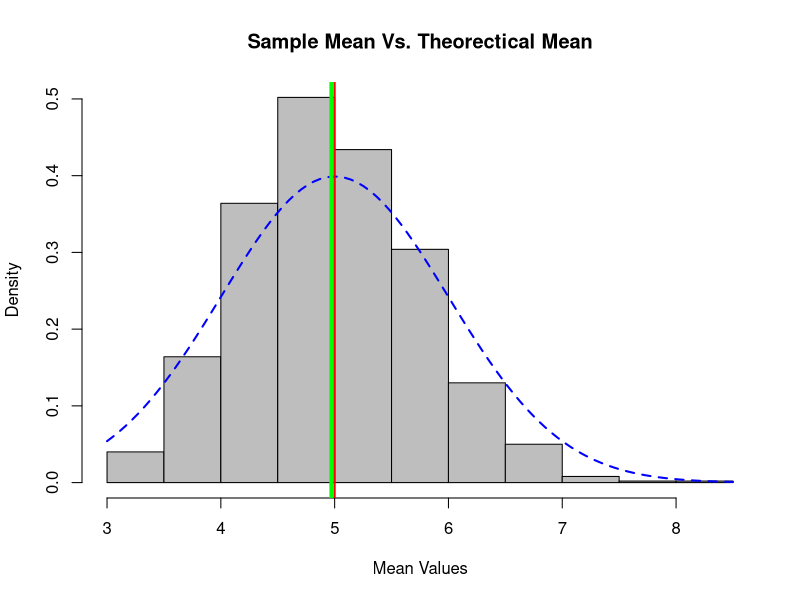
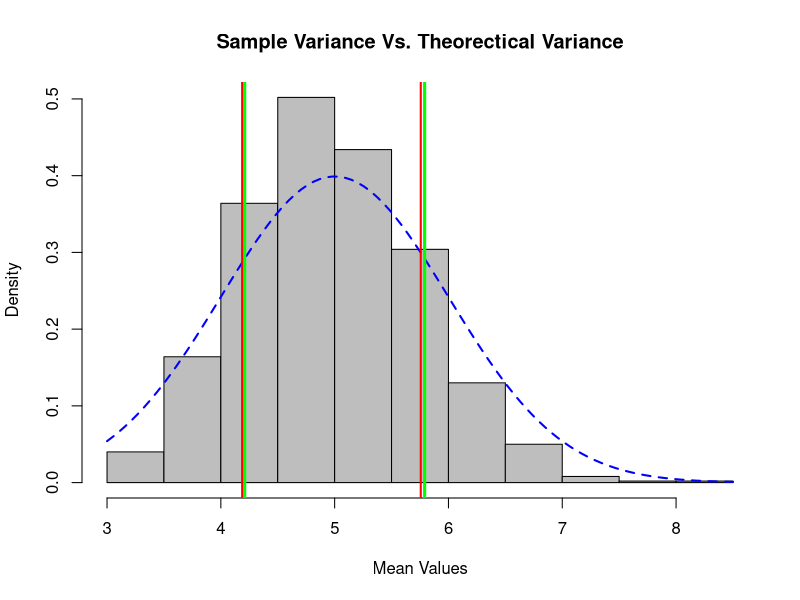
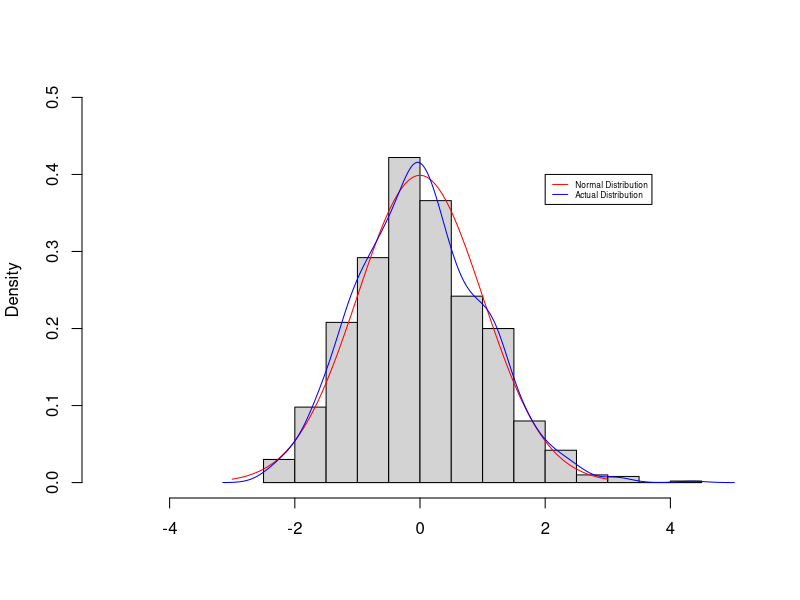
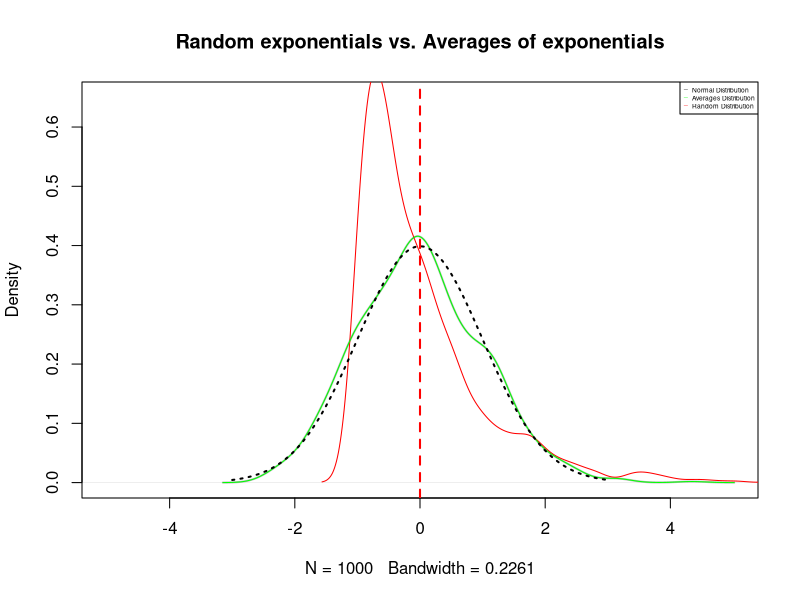

R code for these plots, in order:
## ---- chunk 1
# always make code visible
echo = TRUE  
# turn off scientific notations for numbers
options(scipen = 1)  
# set seed for consistent observations
set.seed(12345)
## ---- chunk 2
# Number of simulations
nosim <- 1000
# Sample exponentials
nsam <- 40
# define lambda value
lambda <- 0.2

# The exponential distribution can be simulated in R with rexp(n, lambda) where 
# lambda is the rate parameter.

# create a dataset containing all samples
data <- rexp(nosim*nsam, lambda)

# store it as 1000 simulations in a matrix
mat <- matrix(data, nosim, nsam)

# calculate the sample means
data.mean <- apply(mat, 1, mean)

## ---- chunk 3
dist.mean <- mean(data.mean)
dist.mean
## ---- chunk 4
theo.mean <- 1/lambda
theo.mean
## ---- chunk 5
hist(data.mean, col="grey", main = "Sample Mean Vs. Theorectical Mean", 
     prob=T , xlab="Mean Values")
curve(dnorm(x,5,1),col="blue",lty=2, lwd=2,add=T)
abline(v = dist.mean, col = "green", lwd = 4)
abline(v=theo.mean, col="red", lwd=2)
## ---- chunk 6
dist.variance <- sd(data.mean)^2
dist.variance
## ---- chunk 7
theo.variance <- ((1/lambda)^2)/nsam
theo.variance
## ---- chunk 8
hist(data.mean, col="grey", main = "Sample Variance Vs. Theorectical Variance", 
     prob=T, xlab="Mean Values")
curve(dnorm(x,5,1),col="blue",lty=2,lwd=2,add=T)
abline(v =I(theo.mean + c(-1,1)*sqrt(theo.variance)), col = "green", lwd = 3)
abline(v=I(dist.mean + c(-1,1)*sqrt(dist.variance)), col="red", lwd=2)
## ---- chunk 9
par(mfrow=c(1,1))
hist(scale(data.mean),probability=T,main='',ylim=c(0,0.5), xlim=c(-5,5), xlab='')
curve(dnorm(x,0,1),-3,3, col='red',add=T) # normal distribution
lines(density(scale(data.mean)),col='blue') # actual distribution 
legend(2,0.4,c('Normal Distribution','Actual Distribution'),cex=0.5,col=c('red','blue'),lty=1)
## ---- chunk 10

# create a large distribution with 1000 observations
largedist <- rexp(nosim, lambda)

# distribution of a large collection of averages of 40 exponentials, with each set containing 
# 1000 observations. here we re-use the values that we calculated earlier. 
avgsdist <- data.mean

## ---- chunk 11
plot(density(scale(avgsdist)), col="grey", lwd=2, 
     main="Random exponentials vs. Averages of exponentials",ylim=c(0,0.65), xlim=c(-5, 5))
lines(density(scale(largedist)), col="red")
lines(density(scale(avgsdist)), col="green")
curve(dnorm(x,0,1),-3,3, add=T, col="black", lty=3,lwd=2)
abline(v=0, col="red", lty=2, lwd=2)

legend("topright", pch = "_____________",
  legend= c("Normal Distribution", "Averages Distribution", "Random Distribution"), 
  col=c( "black", "green", "red"), cex=0.4)
